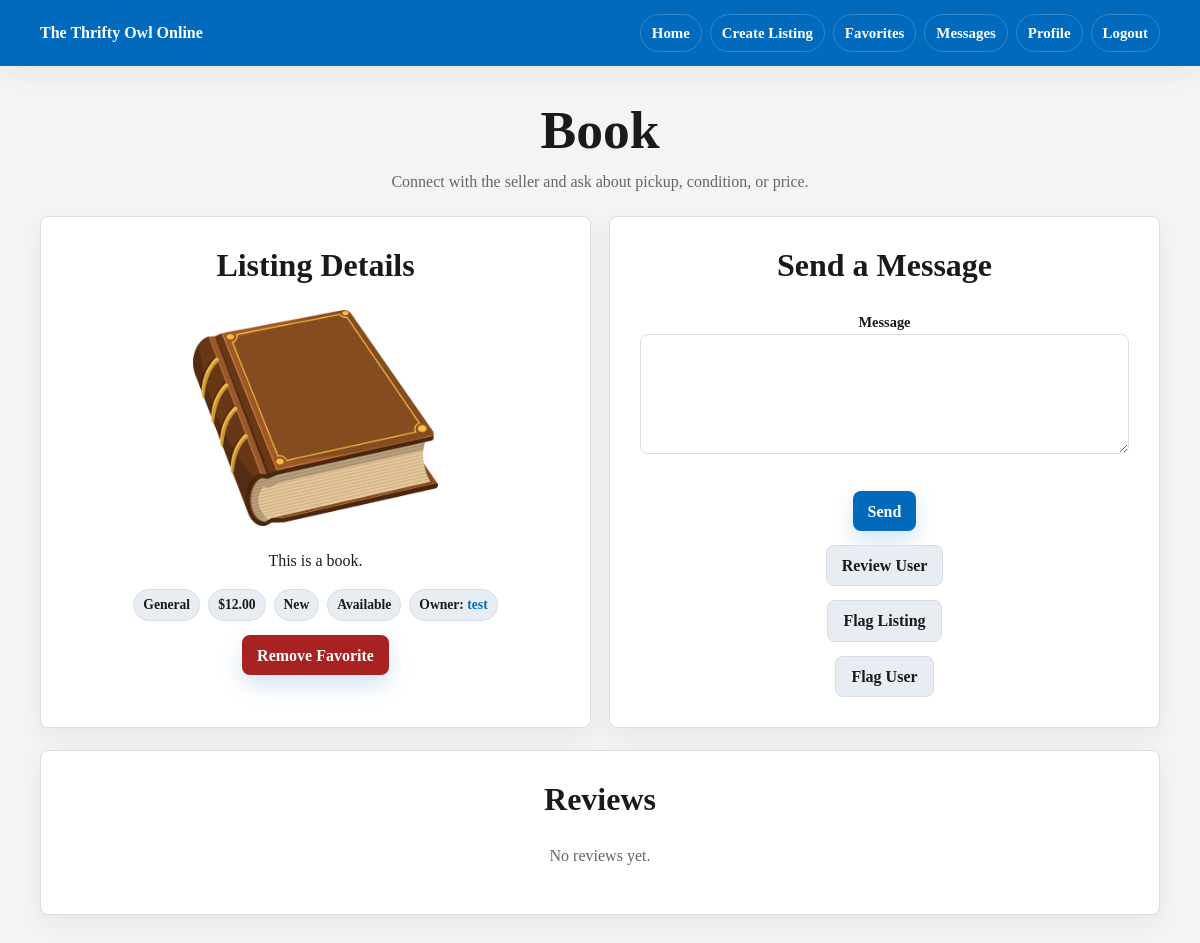
/post/1 (signed in), run on the app's committed database.
### app/models.py (models this page shows)
class Post(db.Model):
    __tablename__ = 'posts'
    id = db.Column(db.Integer, primary_key=True)
    title = db.Column(db.String(150), nullable=False)
    description = db.Column(db.String(300), nullable=False)
    category = db.Column(db.String(80), default='General')
    price = db.Column(db.Numeric(10, 2))
    condition = db.Column(db.String(80), default='Good')
    status = db.Column(db.String(80), default='Available')
    image = db.Column(db.String(200))  # optional image path
    is_active = db.Column(db.Boolean, default=True)
    created_at = db.Column(db.DateTime, default=datetime.utcnow)
    owner_id = db.Column(db.Integer, db.ForeignKey('users.id'), nullable=False)

class User(UserMixin, db.Model):
    __tablename__ = 'users'
    id = db.Column(db.Integer, primary_key=True)
    is_admin = db.Column(db.Boolean, default=False)
    is_blocked = db.Column(db.Boolean, default=False)
    email = db.Column(db.String(150), unique=True, nullable=False)
    username = db.Column(db.String(150), unique=True, nullable=False)
    password = db.Column(db.String(150), nullable=False)
    name = db.Column(db.String(150))
    major = db.Column(db.String(150))
    interests = db.Column(db.String(300))
    image = db.Column(db.String(200))  # store filename/path
    posts = db.relationship('Post', backref='owner', lazy=True)
    sent_messages = db.relationship('Message', foreign_keys='Message.sender_id', backref='sender', lazy=True)
    received_messages = db.relationship('Message', foreign_keys='Message.receiver_id', backref='receiver', lazy=True)
    reviews_given = db.relationship('Review', foreign_keys='Review.reviewer_id', backref='reviewer', lazy=True)
    reviews_received = db.relationship('Review', foreign_keys='Review.reviewed_id', backref='reviewed', lazy=True)

### app/routes.py (the view)
@main.route('/post/<int:post_id>', methods=['GET', 'POST'])
@login_required
def view_post(post_id):
    post = Post.query.get_or_404(post_id)
    form = MessageForm()
    if form.validate_on_submit():
        message = Message(sender_id=current_user.id, receiver_id=post.owner_id, content=form.message.data)
        db.session.add(message)
        db.session.commit()
        flash('Message sent!')
        return redirect(url_for('main.view_post', post_id=post.id))
    reviews = Review.query.filter_by(reviewed_id=post.owner_id).order_by(Review.created_at.desc()).all()
    is_favorite = Favorite.query.filter_by(user_id=current_user.id, post_id=post.id).first() is not None
    return render_template('post.html', post=post, form=form, reviews=reviews, is_favorite=is_favorite)

### app/forms.py
class MessageForm(FlaskForm):
    message = TextAreaField('Message', validators=[
        DataRequired(),
        Length(max=500)
    ])
    submit = SubmitField('Send')

### app/models.py (called while the page is built)
@login_manager.user_loader
def load_user(user_id):
    return User.query.get(int(user_id))

### app/templates/post.html (shortened to what this page needs)
{% extends "base.html" %}
{% block content %}
<section class="page-header">
    <h1>{{ post.title }}</h1>
    <p class="muted">Connect with the seller and ask about pickup, condition, or price.</p>
</section>
<div class="grid two-col">
    <section class="card">
        <h2>Listing Details</h2>
        {% if post.image %}
        <p>
            <img src="{{ url_for('static', filename='uploads/' ~ post.image) }}" alt="{{ post.title }}"
                style="max-width: 50%; border-radius: 16px;">
        </p>
        {% endif %}
        <p>{{ post.description }}</p>
        <div class="meta">
            <span>{{ post.category }}</span>
            {% if post.price is not none %}
            <span>${{ "%.2f"|format(post.price) }}</span>
            {% endif %}
            <span>{{ post.condition or 'Good' }}</span>
            <span>{{ post.status or 'Available' }}</span>
            <span>
                Owner:
                <a href="{{ url_for('main.view_profile', user_id=post.owner_id) }}">
                    {{ post.owner.username }}
                </a>
            </span>
        </div>
        {% if post.owner_id == current_user.id or current_user.is_admin %}
        <div class="form-center">
            <a class="button secondary" href="{{ url_for('main.edit_post', post_id=post.id) }}">
                Edit Listing
            </a>
        </div>
        <div class="form-center">
            <form method="post" action="{{ url_for('main.delete_post', post_id=post.id) }}">
                <input type="submit" value="Delete Listing" class="button danger">
            </form>
        </div>
        {% elif is_favorite %}
        <div class="form-center">
            <form method="post" action="{{ url_for('main.unfavorite_post', post_id=post.id) }}">
                <input type="submit" value="Remove Favorite" class="button danger">
            </form>
        </div>
        {% else %}
        <div class="form-center">
            <form method="post" action="{{ url_for('main.favorite_post', post_id=post.id) }}">
                <input type="submit" value="Favorite" class="button">
            </form>
        </div>
        {% endif %}
    </section>
    <section class="card">
        {% if post.owner_id != current_user.id %}
        <h2>Send a Message</h2>
        <form method="post">
            <div>
                <label for="{{ form.message.id }}">{{ form.message.label.text }}</label>
                {{ form.message(rows=4) }}
            </div>
            <div class="form-center">
                {{ form.submit(class="button") }}
            </div>
        </form>
        <div class="form-center">
            <a class="button secondary" href="{{ url_for('main.review', user_id=post.owner_id) }}">
                Review User
            </a>
        </div>
        <div class="form-center">
            <a class="button secondary" href="{{ url_for('main.report_listing', post_id=post.id) }}">
                Flag Listing
            </a>
        </div>
        <div class="form-center">
            <a class="button secondary" href="{{ url_for('main.report_user', user_id=post.owner_id) }}">
                Flag User
            </a>
        </div>
        {% else %}
        <h2>Your Listing</h2>
        <p class="muted">This is your listing, so the message form is hidden.</p>
        {% endif %}
    </section>
</div>
<section class="card">
    <h2>Reviews</h2>
    {% for review in reviews %}
    <p>{{ review.rating }}/5 by {{ review.reviewer.username }}: {{ review.comment }}</p>
    {% if current_user.is_admin %}
    <form method="post" action="{{ url_for('main.delete_review', review_id=review.id) }}">
        <input type="submit" value="Admin Delete Review" class="button danger">
    </form>
    {% endif %}
    {% else %}
    <p class="muted">No reviews yet.</p>
    {% endfor %}
</section>
{% endblock %}

### app/static/style.css (style rules this page uses)
:root { --blue: #016ABD; --blue-dark: #003399; --bg: #F4F4F4; --card: #ffffff; --border: #d8dde3; --text: #1a1a1a; --muted: #666666; --danger: #a82222; --radius: 8px; --shadow: 0 18px 45px rgba(26, 26, 26, 0.08); --shadow-soft: 0 8px 24px rgba(26, 26, 26, 0.06); }
* { box-sizing: border-box; }
body { margin: 0; background: var(--bg); color: var(--text); font-family: georgia, serif; line-height: 1.5; -webkit-font-smoothing: antialiased; }
a { color: var(--blue); font-weight: 650; text-decoration: none; transition: color 160ms ease, background-color 160ms ease, border-color 160ms ease, transform 160ms ease, box-shadow 160ms ease; }
h1, h2, h3, p { margin-top: 0; }
h1, h2, h3 { line-height: 1.15; letter-spacing: 0; }
h1 { font-size: clamp(2rem, 5vw, 3.35rem); }
h2 { font-size: clamp(1.35rem, 3vw, 2rem); }
.container>* { width: 100%; }
.grid { display: grid; grid-template-columns: repeat(auto-fit, minmax(min(100%, 280px), 1fr)); gap: 18px; }
.two-col { grid-template-columns: repeat(2, minmax(0, 1fr)); }
form { display: grid; gap: 16px; text-align: center; }
label { color: var(--text); font-size: 0.9rem; font-weight: 800; }
input, select, textarea { width: 100%; padding: 11px 12px; border: 1px solid var(--border); border-radius: var(--radius); background: white; color: var(--text); font: inherit; text-align: center; transition: border-color 160ms ease, box-shadow 160ms ease; }
textarea { min-height: 100px; resize: vertical; }
input[type="submit"], button, .button { min-height: 40px; width: fit-content; display: inline-flex; align-items: center; justify-content: center; padding: 10px 15px; border: 0; border-radius: var(--radius); background: var(--blue); color: white; box-shadow: 0 10px 22px rgba(1, 106, 189, 0.18); font: inherit; font-weight: 800; line-height: 1.2; cursor: pointer; }
.button.secondary { background: #e8edf3; color: var(--text); border: 1px solid var(--border); box-shadow: none; }
.button.danger, input[type="submit"].danger { background: var(--danger); }
.card { background: var(--card); border: 1px solid var(--border); border-radius: var(--radius); padding: clamp(20px, 3vw, 30px); box-shadow: var(--shadow-soft); text-align: center; }
.card img { max-width: 100%; height: auto; }
.page-header { text-align: center; }
.page-header h1 { margin-bottom: 8px; }
.page-header p { margin-bottom: 0; }
.meta { display: flex; flex-wrap: wrap; justify-content: center; gap: 8px; }
.meta span { padding: 5px 9px; background: #e8edf3; border: 1px solid var(--border); border-radius: 999px; color: var(--text); font-size: 0.85rem; font-weight: 700; }
.muted { color: var(--muted); }
.form-center { display: flex; justify-content: center; margin-top: 14px; }

### data on the page
Post: title "Book", image (picture), description "This is a book.", category "General", price "12.00", condition "New", status "Available"
User: owner.username "test"
